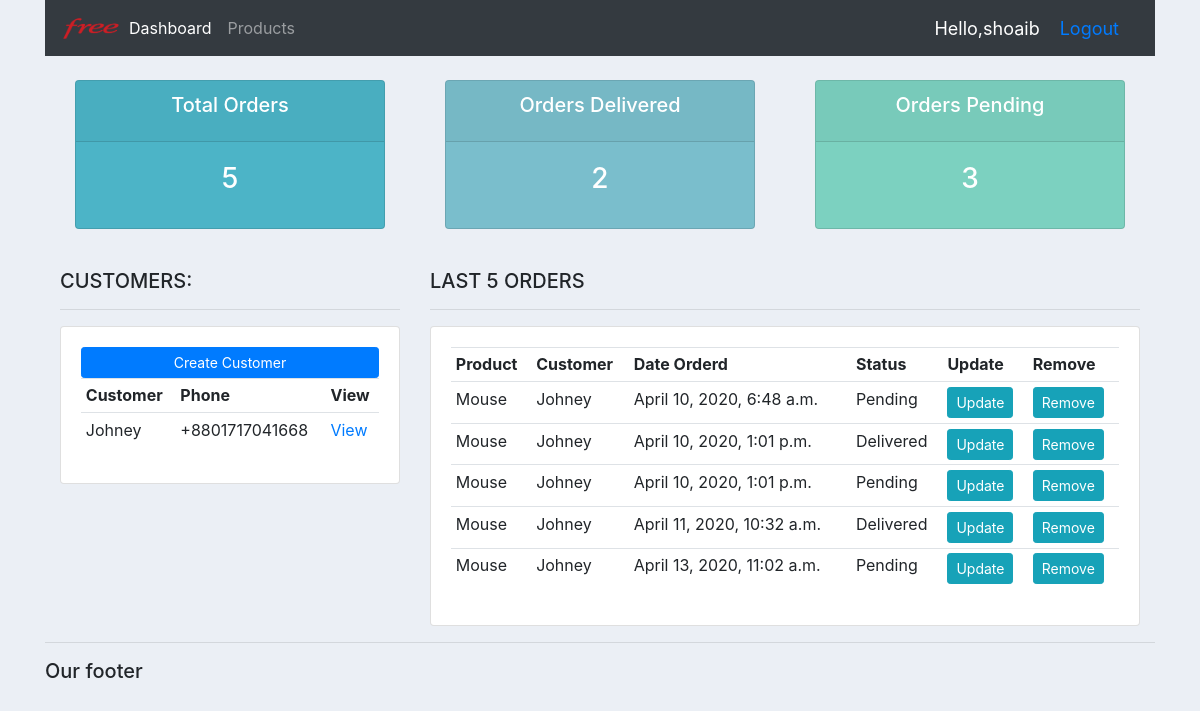
The app's page / (signed in) with its own data.
### accounts/models.py (models this page shows, shortened)
class Customer(models.Model):
    name = models.CharField(max_length=200,null=True)
    phone = models.CharField(max_length=50,null=True)
    email = models.CharField(max_length=200,null=True)
    date_created = models.DateTimeField(auto_now_add=True,null=True)
    def __str__(self):
        return self.name

class Order(models.Model):
    STATUS = (
        ('Pending','Pending'),
        ('Out for Delivery','Out for Delivery'),
        ('Delivered','Delivered'),
    )
    customer = models.ForeignKey(Customer,null=True,on_delete= models.SET_NULL)
    product = models.ForeignKey(Product,null=True,on_delete=models.SET_NULL)
    date_created = models.DateTimeField(auto_now_add=True, null=True)
    status = models.CharField(max_length=100, null=True, choices=STATUS)
    note = models.CharField(max_length=1000, null=True)

class Product(models.Model):
    CATEGORY = (
        ('Indoor','Indoor'),
        ('Outdoor', 'Outdoor'),
    )
    name = models.CharField(max_length=200,null=True)
    price = models.FloatField(null=True)
    category = models.CharField(max_length =200,null=True,choices=CATEGORY)
    description = models.CharField(max_length=200, null=True,blank=True)
    date_created = models.DateTimeField(auto_now_add= True,null=True)
    tags = models.ManyToManyField(Tag)
    def __str__(self):
        return self.name

### accounts/views.py (the view)
# urls.py: path('',views.home ,name="home"),
@login_required(login_url='login')
def home(request):
	orders = Order.objects.all()
	customers = Customer.objects.all()
	ord_cout = orders.count()
	deliver_cout = orders.filter(status="Delivered").count()
	pending_cout = orders.filter(status="Pending").count()
	context = {'orders':orders,'customers':customers,'ord_cout':ord_cout,'deliver_cout':deliver_cout,'pending_cout':pending_cout}
	return render(request,'accounts/dashboard.html',context)

### accounts/templates/accounts/dashboard.html
{%  extends 'accounts/main.html' %}
{% block content %}
{%  include 'accounts/status.html' %}
<br>
<div class="row">
	<div class="col-md-4">
		<h5>CUSTOMERS:</h5>
		<hr>
		<div class="card card-body">
			<a class="btn btn-primary  btn-sm btn-block" href="">Create Customer</a>
			<table class="table table-sm">
				<tr>
					<th>Customer</th>
					<th>Phone</th>
					<th>View</th>
				</tr>
				{% for i in customers%}
				<tr>
					<td>{{i.name}}</td>
					<td>{{i.phone}}</td>
					<td><a href="{% url 'Customers' i.id %}">View</td>
				</tr>
				{% endfor%}
			</table>
		</div>
	</div>
	<div class="col-md-8">
		<h5>LAST 5 ORDERS</h5>
		<hr>
		<div class="card card-body">
			<table class="table table-sm">
				<tr>
					<th>Product</th>
					<th>Customer</th>
					<th>Date Orderd</th>
					<th>Status</th>
					<th>Update</th>
					<th>Remove</th>
				</tr>
				{% for i in orders%}
				<tr>
					<td>{{i.product}}</td>
					<td>{{i.customer}}</td>
					<td>{{i.date_created}}</td>
					<td>{{i.status}}</td>
					<td><a class="btn btn-sm btn-info" href="{% url 'update_order' i.id %}">Update</a></td>
					<td><a class="btn btn-sm btn-info" href="{% url 'delete_order' i.id %}">Remove</a></td>
				</tr>
				{% endfor%}
			</table>
		</div>
	</div>
</div>
{% endblock %}

### accounts/templates/accounts/main.html (shortened to what this page needs)
{% load static %}
<!DOCTYPE html>
<html>
<head>
	<link rel="stylesheet" href="https://stackpath.bootstrapcdn.com/bootstrap/4.3.1/css/bootstrap.min.css">
    <link rel="stylesheet" type="text/css" href="{% static '/css/main.css' %}">
</head>
<body>
<div class="container">
	{%  include 'accounts/nav.html' %}
	<div class="container-fluid">
	{% block content %}
	{% endblock %}
    </div>
	<hr>
	<h5>Our footer</h5>
</div>
</body>
</html>

### accounts/templates/accounts/nav.html (shortened to what this page needs)
{% load static %}
<nav class="navbar navbar-expand-lg navbar-dark bg-dark">
  <img src="{% static 'images/logo.png' %}" height="25px">
  <div class="collapse navbar-collapse" id="navbarNav">
    <ul class="navbar-nav">
      <li class="nav-item active">
        <a class="nav-link" href="{% url 'home' %}">Dashboard</a>
      </li>
      <li class="nav-item">
        <a class="nav-link" href="{% url 'Products' %}">Products</a>
      </li>
    </ul>
  </div>
  <span class="logout-msg">Hello,{{request.user}} </span>
  <span class="logout-msg"><a href="{% url 'logout' %}">Logout</a> </span>
</nav>

### accounts/templates/accounts/status.html
<br>
<div class="row">
	<div class="col">
		<div class="col-md">
			<div class="card text-center text-white  mb-3" id="total-orders">
			  	<div class="card-header">
			  		<h5 class="card-title">Total Orders</h5>
			  	</div>
			  	<div class="card-body">
			    	<h3 class="card-title">{{ord_cout}}</h3>
			  	</div>
			</div>
		</div>
	</div>
	<div class="col">
		<div class="col-md">
			<div class="card text-center text-white  mb-3" id="orders-delivered">
			  	<div class="card-header">
			  		<h5 class="card-title">Orders Delivered</h5>
			  	</div>
			  	<div class="card-body">
			    	<h3 class="card-title">{{deliver_cout}}</h3>
			  	</div>
			</div>
		</div>
	</div>
	<div class="col">
		<div class="col-md">
			<div class="card text-center text-white  mb-3" id="orders-pending">
			  	<div class="card-header">
			  		<h5 class="card-title">Orders Pending</h5>
			  	</div>
			  	<div class="card-body">
			    	<h3 class="card-title">{{pending_cout}}</h3>
			  	</div>
			</div>
		</div>
	</div>
</div>

### static/css/main.css (style rules this page uses)
body { background-color: #ebeff5; }
#total-orders { background-color: #4cb4c7; }
#orders-delivered { background-color: #7abecc; }
#orders-pending { background-color: #7CD1C0; }

### accounts/templates/accounts/nav.html (style rules this page uses)
.logout-msg { font-size:18px; color:#fff; margin-right:20px; }

### records on screen
Customer: name "Johney", phone "+8801717041668"
Order: product "Mouse", customer "Johney", date_created "April 10, 2020, 6:48 a.m.", status "Pending"
Order: product "Mouse", customer "Johney", date_created "April 10, 2020, 1:01 p.m.", status "Delivered"
Order: product "Mouse", customer "Johney", date_created "April 10, 2020, 1:01 p.m.", status "Pending"
Order: product "Mouse", customer "Johney", date_created "April 11, 2020, 10:32 a.m.", status "Delivered"
Order: product "Mouse", customer "Johney", date_created "April 13, 2020, 11:02 a.m.", status "Pending"

### other values on screen
{{ request.user }} "shoaib"
{{ ord_cout }} "5"
{{ deliver_cout }} "2"
{{ pending_cout }} "3"
